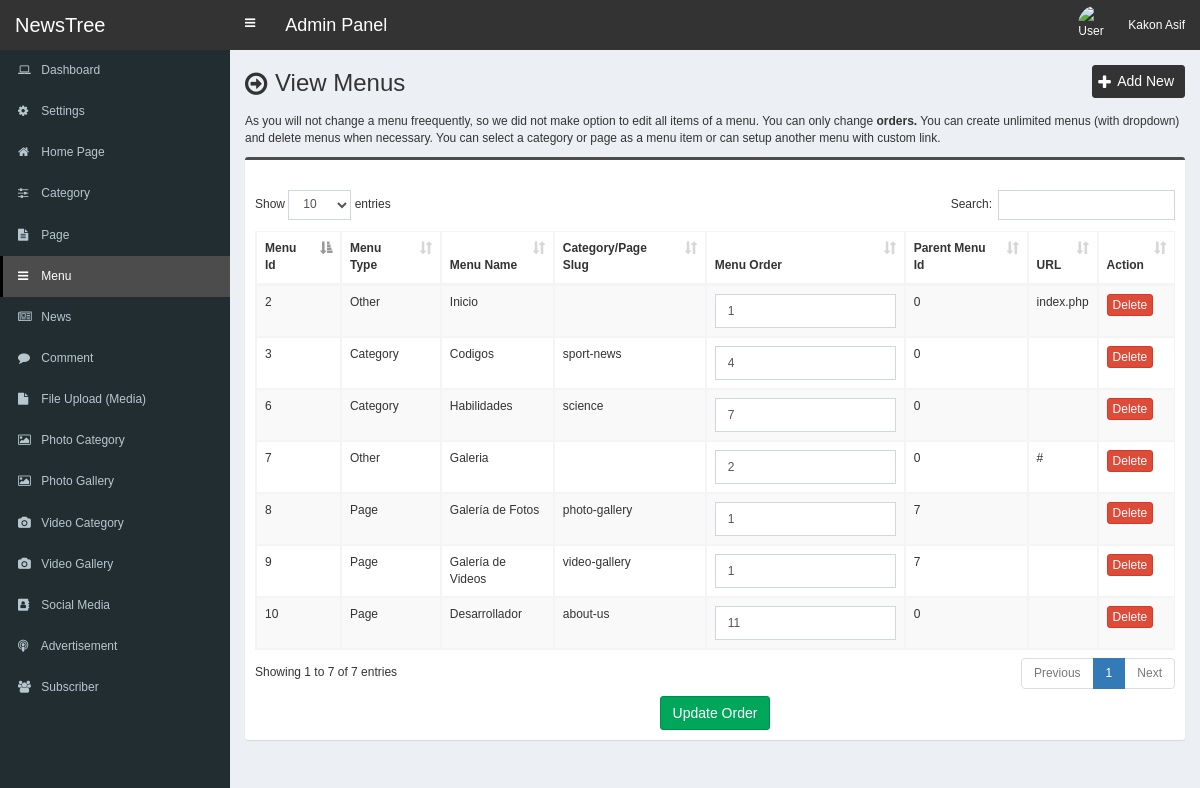
The app's page /admin/menu.php (signed in) with its own data.
### tables this page shows
CREATE TABLE `tbl_menu` (
  `menu_id` int(11) NOT NULL,
  `menu_type` varchar(255) NOT NULL,
  `menu_name` varchar(255) NOT NULL,
  `category_or_page_slug` varchar(255) NOT NULL,
  `menu_order` int(11) NOT NULL,
  `menu_parent` int(11) NOT NULL,
  `menu_url` varchar(255) NOT NULL
);

### admin/menu.php (the view, shortened to what this page needs)
<?php require_once('header.php'); ?>
<section class="content-header">
	<div class="content-header-left">
		<h1>View Menus</h1>
	</div>
	<div class="content-header-right">
		<a href="menu-add.php" class="btn btn-primary btn-sm">Add New</a>
	</div>
</section>
<section class="content">
  	<div class="row">
    	<div class="col-md-12">
			<p>As you will not change a menu freequently, so we did not make option to edit all items of a menu. You can only change <b>orders.</b> You can create unlimited menus (with dropdown) and delete menus when necessary. You can select a category or page as a menu item or can setup another menu with custom link.</p>
			<div class="box box-info">
				<div class="box-body table-responsive">
					<form action="" method="post">
					<table id="example1" class="table table-bordered table-striped">
						<thead>
							<tr>
								<th>Menu Id</th>
								<th>Menu Type</th>
								<th>Menu Name</th>
								<th>Category/Page Slug</th>
								<th>Menu Order</th>
								<th>Parent Menu Id</th>
								<th>URL</th>
								<th>Action</th>
							</tr>
						</thead>
						<tbody>
							<?php
							$statement = $pdo->prepare("SELECT * FROM tbl_menu");
							$statement->execute();
							$result = $statement->fetchAll(PDO::FETCH_ASSOC);
							foreach ($result as $row) {
								?>
								<tr>
									<td><?php echo $row['menu_id']; ?></td>
									<td><?php echo $row['menu_type']; ?></td>
									<td><?php echo $row['menu_name']; ?></td>
									<td><?php echo $row['category_or_page_slug']; ?></td>
									<td>
									<input type="text" name="arr_order[<?php echo $row['menu_id']; ?>]" class="form-control" value="<?php echo $row['menu_order']; ?>">
									</td>
									<td><?php echo $row['menu_parent']; ?></td>
									<td><?php echo $row['menu_url']; ?></td>
									<td>
									<a href="#" class="btn btn-danger btn-xs" data-href="menu-delete.php?id=<?php echo $row['menu_id']; ?>" data-toggle="modal" data-target="#confirm-delete">Delete</a>
									</td>
								</tr>
								<?php
							}
							?>
						</tbody>
					</table>
					<div class="text-center">
						<input type="submit" class="btn btn-success" value="Update Order" name="form1">
					</div>
					</form>
				</div>
			</div>
		</div>
	</div>
</section>
<?php require_once('footer.php'); ?>

### admin/style.css (style rules this page uses)
body { font-size: 12px; font-family: 'verdana', sans-serif; }
.content-header>h1, .content-header .content-header-left h1 { font-family: 'verdana', sans-serif; }
.box-info { padding-top: 20px; }
.content-header { overflow: hidden; }
.content-header .content-header-left { float: left; padding-top: 5px; }
.content-header .content-header-right { float: right; }
.content-header .content-header-left h1 { margin-top: 0; margin-bottom: 0; padding-left: 30px; font-size: 24px; position: relative; }
.content-header .content-header-left h1:before { position: absolute; top: 0; left: 0; font-family: 'FontAwesome', sans-serif; font-size: 26px; content: '\f18e'; }
.content-header .content-header-right a { position: relative; padding-left: 24px; font-size: 14px; }
.content-header .content-header-right a:before { position: absolute; top: 4px; left: 5px; font-family: 'FontAwesome', sans-serif; font-size: 16px; content: '\f067'; }
.box.box-info { border-top-color: #4c4c4c; }
.content-header .content-header-right a { background-color: #333333; border-color: #333333; }
.form-control { font-size: 12px; }

### records on screen
tbl_menu: menu_id "2", menu_type "Other", menu_name "Inicio", menu_order "1", menu_parent "0", menu_url "index.php"
tbl_menu: menu_id "3", menu_type "Category", menu_name "Codigos", category_or_page_slug "sport-news", menu_order "4", menu_parent "0"
tbl_menu: menu_id "6", menu_type "Category", menu_name "Habilidades", category_or_page_slug "science", menu_order "7", menu_parent "0"
tbl_menu: menu_id "7", menu_type "Other", menu_name "Galeria", menu_order "2", menu_parent "0", menu_url "#"
tbl_menu: menu_id "8", menu_type "Page", menu_name "Galería de Fotos", category_or_page_slug "photo-gallery", menu_order "1", menu_parent "7"
tbl_menu: menu_id "9", menu_type "Page", menu_name "Galería de Videos", category_or_page_slug "video-gallery", menu_order "1", menu_parent "7"
tbl_menu: menu_id "10", menu_type "Page", menu_name "Desarrollador", category_or_page_slug "about-us", menu_order "11", menu_parent "0"

### other values on screen
$_SESSION['user']['full_name'] "Kakon Asif"
